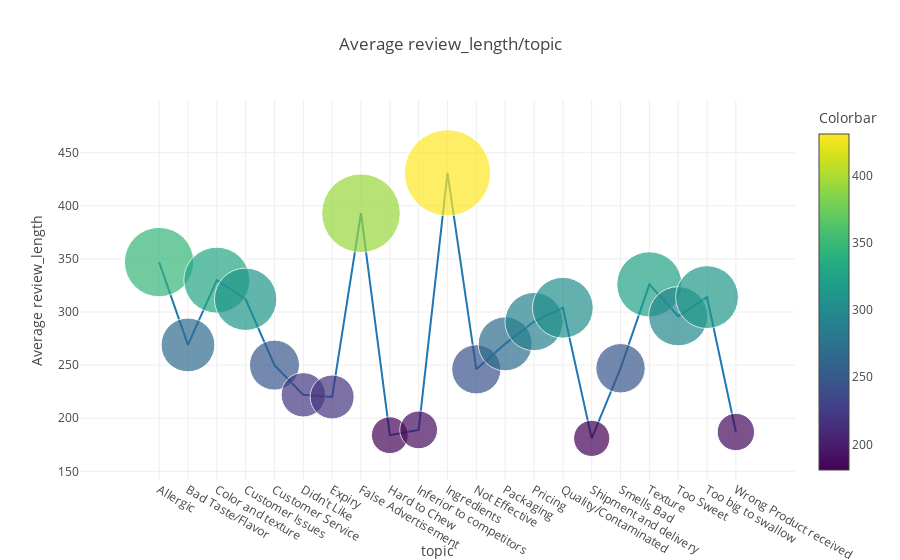

Source (notebook cell):
### Markdown cell above
# Length of Review Text , Review Title

### Code cell
create_aggregrated_plots('review_length','topic',0.2)

### Figure 1 — Plotly figure (JSON) as saved in the notebook; plotly's stock layout.template omitted (floating-point values rounded to 4 significant figures)
{"data": [{"marker": {"color": [347, 269, 330, 312, 250, 222, 220, 393, 184, 189, 431, 246, 270, 291, 304, 181, 247, 326, 296, 314, 187], "colorbar": {"title": {"text": "Colorbar"}}, "colorscale": "Viridis", "size": [69.4, 53.8, 66, 62.4, 50, 44.4, 44, 78.6, 36.8, 37.8, 86.2, 49.2, 54, 58.2, 60.8, 36.2, 49.4, 65.2, 59.2, 62.8, 37.4]}, "mode": "lines+markers", "type": "scatter", "uid": "07c83b14-21d7-46f7-83b6-18f515b1074d", "x": ["Allergic", "Bad Taste/Flavor", "Color and texture", "Customer Issues", "Customer Service", "Didn't Like", "Expiry", "False Advertisement", "Hard to Chew", "Inferior to competitors", "Ingredients", "Not Effective", "Packaging", "Pricing", "Quality/Contaminated", "Shipment and delivery", "Smells Bad", "Texture", "Too Sweet", "Too big to swallow", "Wrong Product received"], "y": [347, 269, 330, 312, 250, 222, 220, 393, 184, 189, 431, 246, 270, 291, 304, 181, 247, 326, 296, 314, 187]}], "layout": {"title": {"text": "Average review_length/topic"}, "xaxis": {"title": {"text": "topic"}}, "yaxis": {"title": {"text": "Average review_length"}}}}
